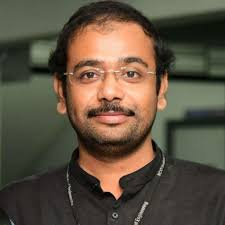
#> input picture face_filter.jpeg, 225 x 225 px, found by its file name
$ jupyter execute --allow-errors Untitled7.ipynb   (shell and % lines are left out)   (older library calls are emulated)
#> lines starting #> are read from the running program, lines starting #| are printed output that depends on the picture
[cell 1]
import numpy as np
import cv2
import os
from matplotlib import pyplot as plt
from PIL import Image, ImageFilter

[cell 2]
image = cv2.imread('/home/raja/kmit/classes/face_filter.jpeg')
#> image is the input picture: shape (225, 225, 3); mean B, G, R 65, 81.3, 93.7
image = cv2.cvtColor(image, cv2.COLOR_BGR2RGB)
plt.figure(figsize=(11,6))
plt.imshow(image)
plt.title('Image')
plt.xticks([])
plt.yticks([])
plt.show()

[cell 3]
image = cv2.imread('/home/raja/kmit/classes/face_filtr2.png')
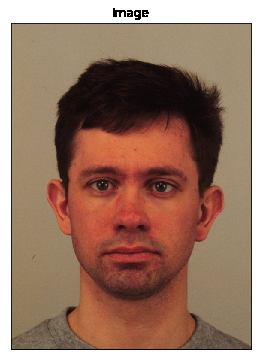
#> input picture face_filtr2.png, 261 x 360 px, found by its file name
#> image is the input picture: shape (360, 261, 3); mean B, G, R 101.7, 119.4, 152.2
image = cv2.cvtColor(image, cv2.COLOR_BGR2RGB)
plt.figure(figsize=(11,6))
plt.imshow(image)
plt.title('Image')
plt.xticks([])
plt.yticks([])
plt.show()

[cell 4]
image = cv2.cvtColor(image, cv2.COLOR_BGR2HSV) # convert to HSV
#> image: shape (360, 261, 3); mean H, S, V 91, 96.5, 152.2
figure_size = 9 # the dimension of the x and y axis of the kernal.
new_image = cv2.blur(image,(figure_size, figure_size))
#> new_image: shape (360, 261, 3); mean H, S, V 91, 96.5, 152.2

plt.figure(figsize=(11,6))
plt.subplot(121), plt.imshow(cv2.cvtColor(image, cv2.COLOR_HSV2RGB)),plt.title('Original')
plt.xticks([]), plt.yticks([])
plt.subplot(122), plt.imshow(cv2.cvtColor(new_image, cv2.COLOR_HSV2RGB)),plt.title('Mean filter')
plt.xticks([]), plt.yticks([])
plt.show()
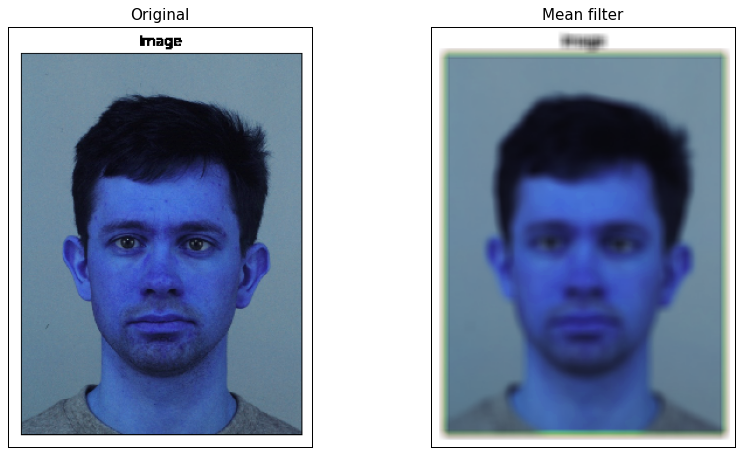
#> figure drawn by matplotlib, 2 panels; B, G, R data is drawn as R, G, B

[cell 5]
# The image will first be converted to grayscale
image2 = cv2.cvtColor(image, cv2.COLOR_HSV2BGR)
image2 = cv2.cvtColor(image2, cv2.COLOR_BGR2GRAY)
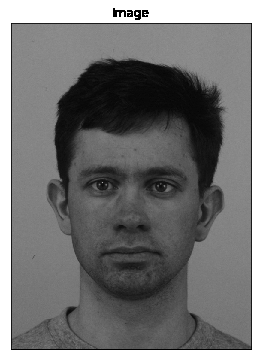
#> image2: shape (360, 261); min 0, max 255, mean 117.5
figure_size = 9
new_image = cv2.blur(image2,(figure_size, figure_size))
#> new_image: shape (360, 261)

plt.figure(figsize=(11,6))
plt.subplot(121), plt.imshow(image2, cmap='gray'),plt.title('Original')
plt.xticks([]), plt.yticks([])
plt.subplot(122), plt.imshow(new_image, cmap='gray'),plt.title('Mean filter')
plt.xticks([]), plt.yticks([])
plt.show()

[cell 6]
image = cv2.imread('/home/raja/kmit/classes/face_filtr2.png')
new_image = cv2.GaussianBlur(image, (figure_size, figure_size),0)
#> new_image: shape (360, 261, 3)

plt.figure(figsize=(11,6))
plt.subplot(121), plt.imshow(cv2.cvtColor(image, cv2.COLOR_HSV2RGB)),plt.title('Original')
plt.xticks([]), plt.yticks([])
plt.subplot(122), plt.imshow(cv2.cvtColor(new_image, cv2.COLOR_HSV2RGB)),plt.title('Gaussian Filter')
plt.xticks([]), plt.yticks([])
plt.show()

[cell 7]
new_image = cv2.medianBlur(image, figure_size)
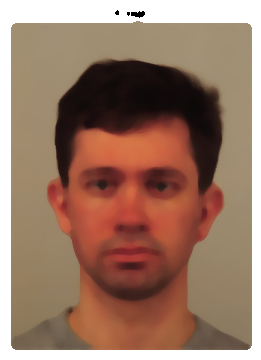
#> new_image: shape (360, 261, 3); mean B, G, R 103.2, 121.2, 154.4

plt.figure(figsize=(11,6))
plt.subplot(121), plt.imshow(cv2.cvtColor(image, cv2.COLOR_HSV2RGB)),plt.title('Original')
plt.xticks([]), plt.yticks([])
plt.subplot(122), plt.imshow(cv2.cvtColor(new_image, cv2.COLOR_HSV2RGB)),plt.title('Median Filter')
plt.xticks([]), plt.yticks([])
plt.show()
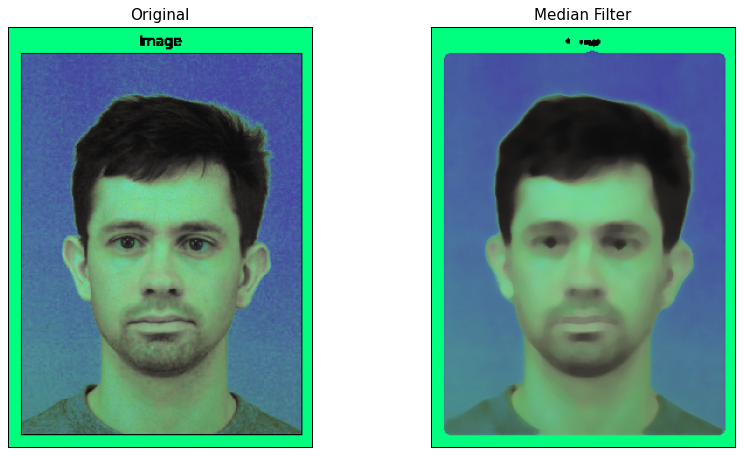
#> figure drawn by matplotlib, 2 panels

[cell 8]
# first a conservative filter for grayscale images will be defined.
def conservative_smoothing_gray(data, filter_size):
#> called with filter_size = 9
    temp = []
    indexer = filter_size // 2
    new_image = data.copy()
    nrow, ncol = data.shape
#> nrow = 360; ncol = 261
    for i in range(nrow):
        for j in range(ncol):
            for k in range(i-indexer, i+indexer+1):
                for m in range(j-indexer, j+indexer+1):
                    if (k > -1) and (k < nrow):
                        if (m > -1) and (m < ncol):
                            temp.append(data[k,m])
            temp.remove(data[i,j])
            max_value = max(temp)
            min_value = min(temp)
            if data[i,j] > max_value:
                new_image[i,j] = max_value
            elif data[i,j] < min_value:
                new_image[i,j] = min_value
            temp =[]
#> new_image: shape (360, 261)
    return new_image.copy()

[cell 9]
new_image = conservative_smoothing_gray(image2,9)

plt.figure(figsize=(11,6))
plt.subplot(121), plt.imshow(image2, cmap='gray'),plt.title('Original')
plt.xticks([]), plt.yticks([])
plt.subplot(122), plt.imshow(new_image, cmap='gray'),plt.title('Conservative Smoothing')
plt.xticks([]), plt.yticks([])
plt.show()

[cell 10]
new_image = cv2.Laplacian(image2,cv2.CV_64F)
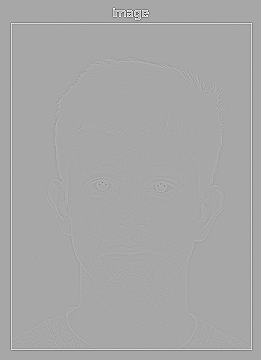
#> new_image: shape (360, 261) float64; min -1020, max 532, mean 0; drawn with min black and max white

plt.figure(figsize=(11,6))
plt.subplot(131), plt.imshow(image2, cmap='gray'),plt.title('Original')
plt.xticks([]), plt.yticks([])
plt.subplot(132), plt.imshow(new_image, cmap='gray'),plt.title('Laplacian')
plt.xticks([]), plt.yticks([])
plt.subplot(133), plt.imshow(image2 + new_image, cmap='gray'),plt.title('Resulting image')
plt.xticks([]), plt.yticks([])
plt.show()
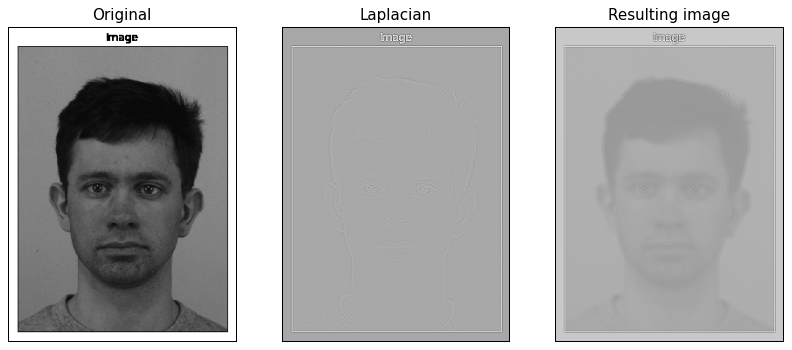
#> figure drawn by matplotlib, 3 panels

[cell 11]
dft = cv2.dft(np.float32(image2),flags = cv2.DFT_COMPLEX_OUTPUT)

# shift the zero-frequncy component to the center of the spectrum
dft_shift = np.fft.fftshift(dft)

# save image of the image in the fourier domain.
magnitude_spectrum = 20*np.log(cv2.magnitude(dft_shift[:,:,0],dft_shift[:,:,1]))
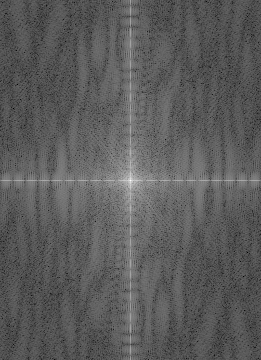
#> magnitude_spectrum: shape (360, 261) float32; min 51.07, max 324.3, mean 149.8; drawn with min black and max white

# plot both images
plt.figure(figsize=(11,6))
plt.subplot(121),plt.imshow(image2, cmap = 'gray')
plt.title('Input Image'), plt.xticks([]), plt.yticks([])
plt.subplot(122),plt.imshow(magnitude_spectrum, cmap = 'gray')
plt.title('Magnitude Spectrum'), plt.xticks([]), plt.yticks([])
plt.show()

[cell 12]
rows, cols = image2.shape
#> rows = 360; cols = 261
crow,ccol = rows//2 , cols//2
#> crow = 180; ccol = 130

# create a mask first, center square is 1, remaining all zeros
mask = np.zeros((rows,cols,2),np.uint8)
mask[crow-30:crow+30, ccol-30:ccol+30] = 1

# apply mask and inverse DFT
fshift = dft_shift*mask
f_ishift = np.fft.ifftshift(fshift)
img_back = cv2.idft(f_ishift)
img_back = cv2.magnitude(img_back[:,:,0],img_back[:,:,1])
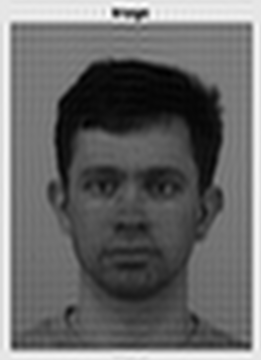
#> img_back: shape (360, 261) float32; min 34311.2, max 26531050, mean 11039294; drawn with min black and max white

# plot both images
plt.figure(figsize=(11,6))
plt.subplot(121),plt.imshow(image2, cmap = 'gray')
plt.title('Input Image'), plt.xticks([]), plt.yticks([])
plt.subplot(122),plt.imshow(img_back, cmap = 'gray')
plt.title('Low Pass Filter'), plt.xticks([]), plt.yticks([])
plt.show()

[cell 13]
image2 = Image.fromarray(image2.astype('uint8'))
new_image = image2.filter(ImageFilter.UnsharpMask(radius=2, percent=150))
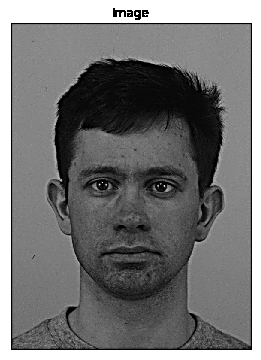
#> new_image: PIL image 261x360 L; min 0, max 255, mean 117.1

plt.figure(figsize=(11,6))
plt.subplot(121),plt.imshow(image2, cmap = 'gray')
plt.title('Input Image'), plt.xticks([]), plt.yticks([])
plt.subplot(122),plt.imshow(new_image, cmap = 'gray')
plt.title('Unsharp Filter'), plt.xticks([]), plt.yticks([])
plt.show()
